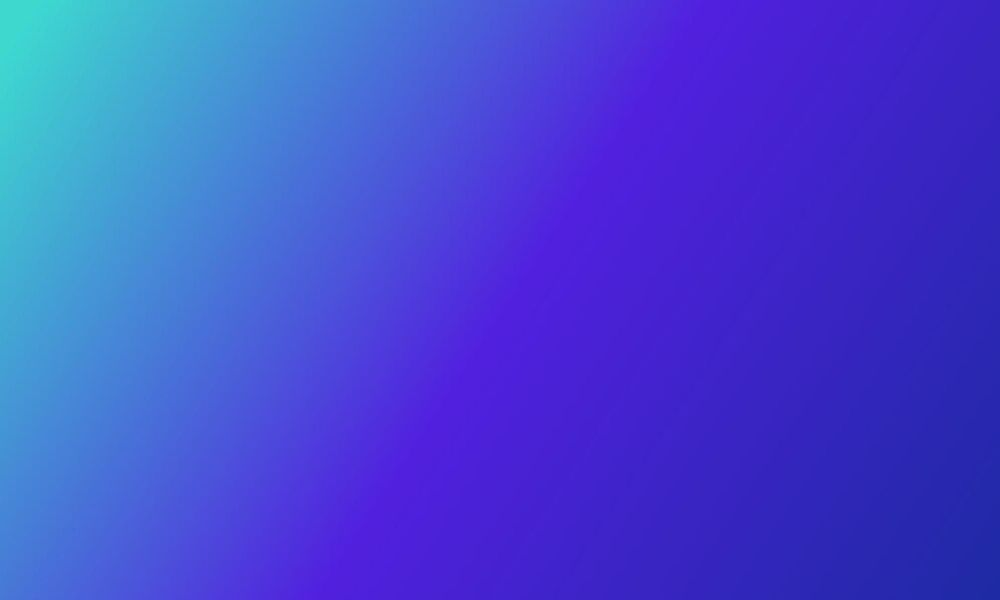
#> input picture cl_1.jpg, 1000 x 600 px
$ jupyter execute control_lectura1_JA.ipynb
#> lines starting #> are read from the running program, lines starting #| are printed output that depends on the picture
#### 1. Sección Teoría

1.1 ¿Para qué sirve ecualizar el histograma de una imagen?<br>
1.2 ¿Cuál es la diferencia entre el histograma original y el ecualizado?<br>
1.3 ¿Por qué no se debe ecualizar imágenes a color en los canales R, G y B por separado?<br>
1.4 Menciona dos espacios de color alternativos que permiten ecualizar luminancia sin afectar el color.<br>

Tu respuesta aqui

1.1 La ecualizacion del histrograma sirve para resaltar contraste de la imagen distrubuyendo sus frecuencias de manera uniforme

1.2 La diferencia entre el original y el ecualizado es de que si el original tiene picos muy por encima de la distribucion al ecualizarlo los picos se devaneceran y los aplanara

1.3 No se debe serpara por serarado debido a que puede cambiar los colores de manera irregulaer y no se aplanaran de la misma forma los 3 colores

1.4 YCbCR y HSV

#### 2. Sección Programación
2.1 Dada la siguiente imagen (en escala de grises) y su histograma ¿Esperas que la ecualización tenga mucho o poco efecto en esta imagen? Justifica. ¿Qué tipo de imagen se beneficia más de la ecualización?

[cell 1]
import numpy as np
import matplotlib.pyplot as plt
from PIL import Image

def mostrar(img, titulo):
    hist = np.histogram(img, bins=256, range=(0, 255))[0]
    fig, axs = plt.subplots(1, 2, figsize=(15, 4))

    axs[0].imshow(img, cmap='gray', vmin=0, vmax=255)
    axs[0].set_title(titulo)
    axs[0].axis('off')

    axs[1].plot(hist, color='black')
    axs[1].set_title("Histograma")
    axs[1].set_xlim(0, 255)

    plt.tight_layout()
    plt.show()

img1 = np.array(Image.open('./cl_1.jpg').convert('L'))
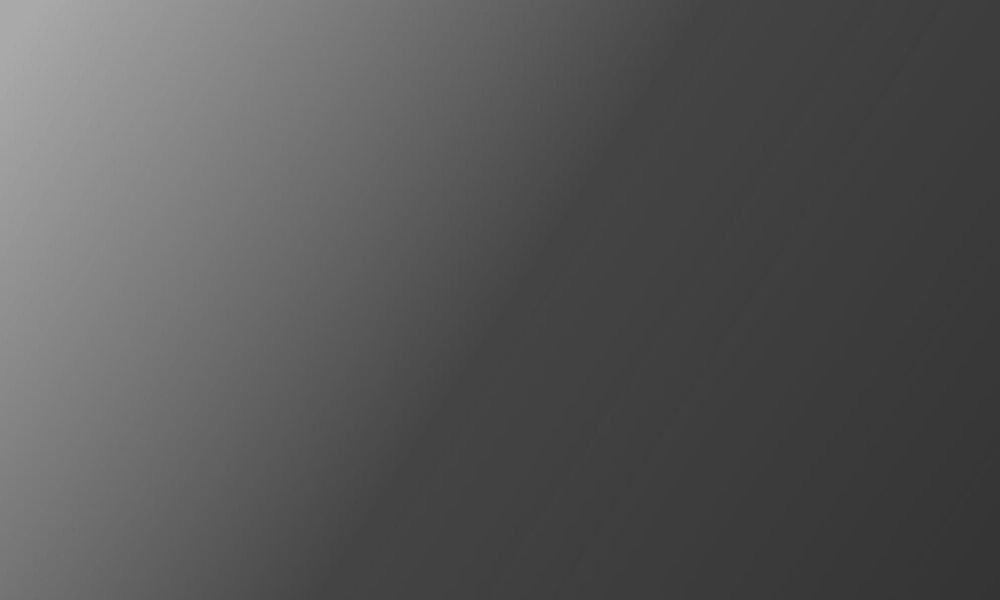
#> img1: shape (600, 1000); min 52, max 170, mean 86.1
mostrar(img1, "Degradado")
#> in mostrar, `hist = np.histogram(img, bins=256, range=(0, 255))[0]`: hist = 256 values, max 31496 at index 61, min 0 at index 0, mean 2343.8

[cell 2]
# --- Ecualizar ---
def ecualizar_histograma(canal):
    hist, _ = np.histogram(canal.flatten(), bins=256, range=[0,255])
    cdf = hist.cumsum()
#> cdf = 256 values from 0 to 600000
    cdf_masked = np.ma.masked_equal(cdf, 0)
    cdf_normalized = (cdf_masked - cdf_masked.min()) * 255 / (cdf_masked.max() - cdf_masked.min())
    cdf_final = np.ma.filled(cdf_normalized, 0).astype(np.uint8)
#> cdf_final = 256 values from 0 to 255
    return cdf_final[canal]
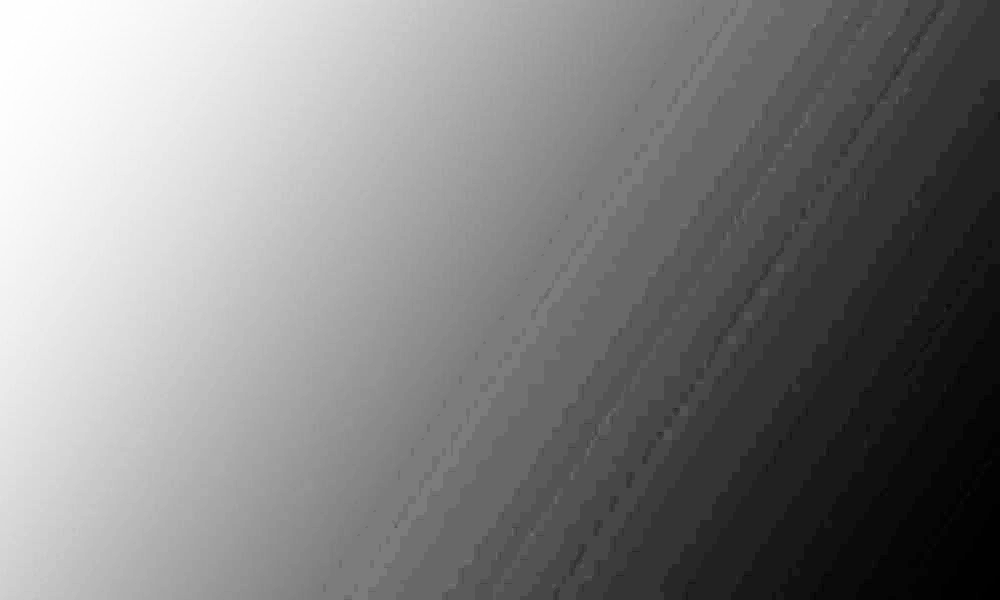
#> returned value: shape (600, 1000); min 0, max 255, mean 129.7

[cell 3]
img2_gray=np.array(img1)
img2_gray=ecualizar_histograma(img2_gray)
img2_gray_eq=Image.fromarray(img2_gray)
mostrar(img2_gray_eq,"Imagen 2 Original")

Respuesta aqui

La imagen analizada no se beneficia del proceso de ecualización, ya que no presenta características de bajo contraste ni zonas con niveles de intensidad significativamente oscuros. Además, carece de regiones de interés relevantes, y su distribución tonal muestra una degradación uniforme en dirección diagonal. Como se observa en la figura, la aplicación de la ecualización no mejora la calidad visual, sino que introduce un efecto adverso al aumentar el ruido percibido, sin aportar información adicional apreciable.

En contraste, las imágenes que realmente se benefician de la ecualización del histograma son aquellas con un rango dinámico limitado —ya sea por tener un contraste extremadamente bajo o alto—, donde los detalles no son fácilmente distinguibles a simple vista. En estos casos, la ecualización permite redistribuir los niveles de intensidad, mejorando la visibilidad de las estructuras presentes y facilitando un análisis visual más detallado.

##### 2.2 Usando la imagen suministrada (cl_2). Realiza lo siguiente:

2.2.1 Muestra la imagen original en escala de grises y su histograma.
2.2.2 Aplica ecualización de histograma en escala de grises.
2.2.3 Muestra la imagen ecualizada y su nuevo histograma.
2.2.4 Compara visualmente los resultados: ¿qué mejoró? ¿qué no?
2.2.5 Implementa la ecualización de histograma en la imagen a color (sobre el canal Y usando YCbCr o sobre el canal V usando HSV).

[cell 4]
def mostrar_rgb(img, titulo):
    img = np.array(img)
    r, g, b = img[:, :, 0], img[:, :, 1], img[:, :, 2]
    hist_r = np.histogram(r, bins=256, range=(0, 255))[0]
    hist_g = np.histogram(g, bins=256, range=(0, 255))[0]
    hist_b = np.histogram(b, bins=256, range=(0, 255))[0]
    fig, axs = plt.subplots(1, 2, figsize=(15, 4))

    axs[0].imshow(img, cmap='gray', vmin=0, vmax=255)
    axs[0].set_title(titulo)
    axs[0].axis('off')

    axs[1].plot(hist_r, color='red')
    axs[1].plot(hist_g, color='green')
    axs[1].plot(hist_b, color='blue')
    axs[1].set_title("Histograma")
    axs[1].set_xlim(0, 255)

    plt.tight_layout()
    plt.show()

[cell 5]
img2 = Image.open('./cl_2.jpg').convert('L')
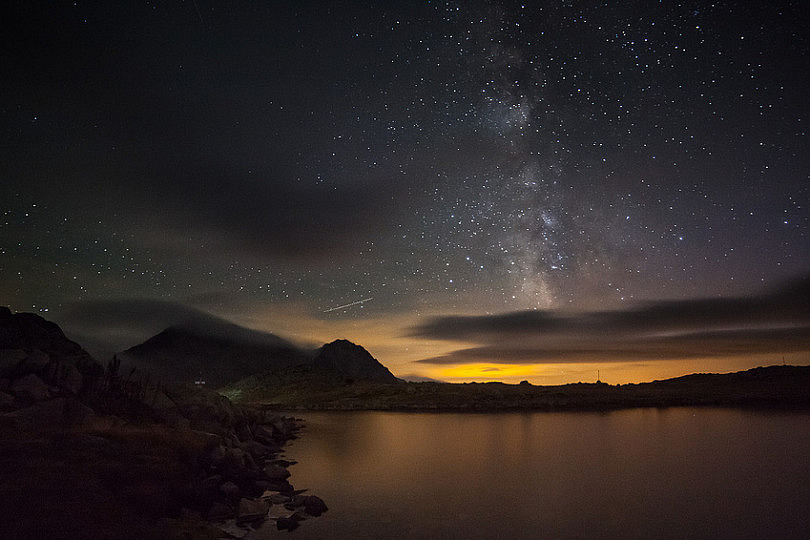
#> input picture cl_2.jpg, 810 x 540 px
mostrar(img2,"Imagen 2 Original")
#> call 3 of mostrar, with titulo = 'Imagen 2 Original'
#> in mostrar (call 3), `hist = np.histogram(img, bins=256, range=(0, 255))[0]`: hist = 256 values, max 9865 at index 23, min 0 at index 216, mean 1708.6
#> in mostrar (call 3), `plt.show()`:
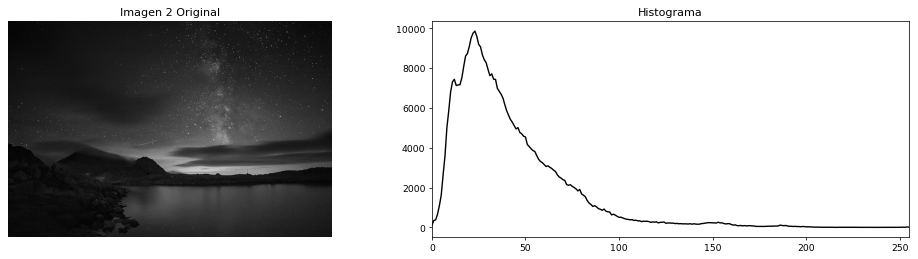
#> figure drawn by matplotlib, 2 panels; panel 2: curve peaks at x = 23, y = 9865
img2_gray=np.array(img2)
img2_gray=ecualizar_histograma(img2_gray)
#> in ecualizar_histograma (call 2), `cdf = hist.cumsum()`: cdf = 256 values from 105 to 437400
#> in ecualizar_histograma (call 2), `return cdf_final[canal]`:
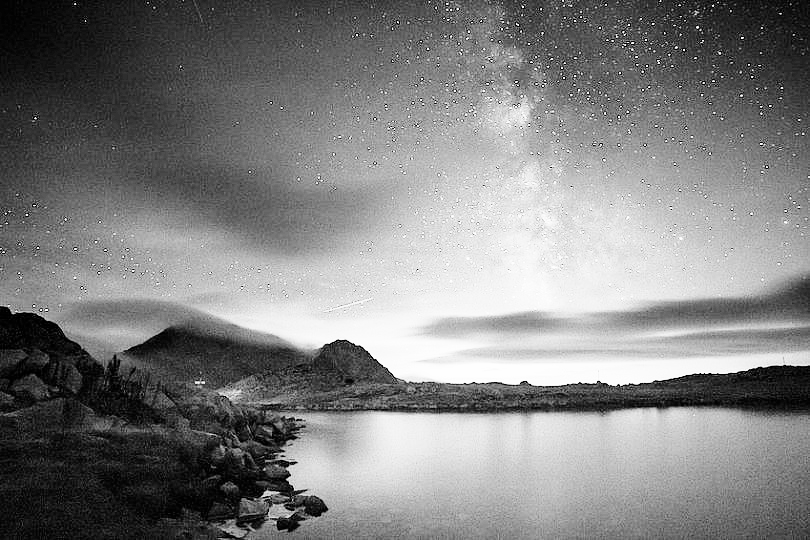
#> returned value: shape (540, 810); min 0, max 255, mean 128.7
img2_gray_eq=Image.fromarray(img2_gray)
mostrar(img2_gray_eq,"Imagen 2 Original")

2.2.4 Al comparar ambas imágenes, se observa una mejora significativa en los relieves de las montañas, que ahora presentan una mayor definición y claridad debido al incremento del contraste. Esta mejora también se traduce en una imagen general más iluminada, con bordes más marcados y detalles más perceptibles en las regiones terrestres.
No obstante, este mismo proceso de realce del contraste afectó negativamente a las regiones de bajo brillo, como el cielo estrellado. En particular, las estrellas perdieron intensidad y definición, lo que redujo su visibilidad y, en consecuencia, disminuyó la calidad visual de esa zona de la imagen.

[cell 6]
img2 = Image.open('./cl_2.jpg').convert('RGB')
#> img2 is the input picture: PIL image 810x540 RGB; mean R, G, B 46.7, 38.8, 37.2
mostrar_rgb(img2,"Imagen RGB")
#> in mostrar_rgb, `hist_r = np.histogram(r, bins=256, range=(0, 255))[0]`: hist_r = 256 values, max 11261 at index 19, min 26 at index 238, mean 1708.6
#> in mostrar_rgb, `hist_g = np.histogram(g, bins=256, range=(0, 255))[0]`: hist_g = 256 values, max 9831 at index 22, min 0 at index 232, mean 1708.6
#> in mostrar_rgb, `hist_b = np.histogram(b, bins=256, range=(0, 255))[0]`: hist_b = 256 values, max 11299 at index 30, min 0 at index 228, mean 1708.6
# --- Convertir imagen YCbCr  ---
img_ycbcr = img2.convert("YCbCr")
#> img_ycbcr: PIL image 810x540 YCbCr; mean of channels 0, 1, 2 40.5, 125.5, 131.7
y, cb, cr = img_ycbcr.split()
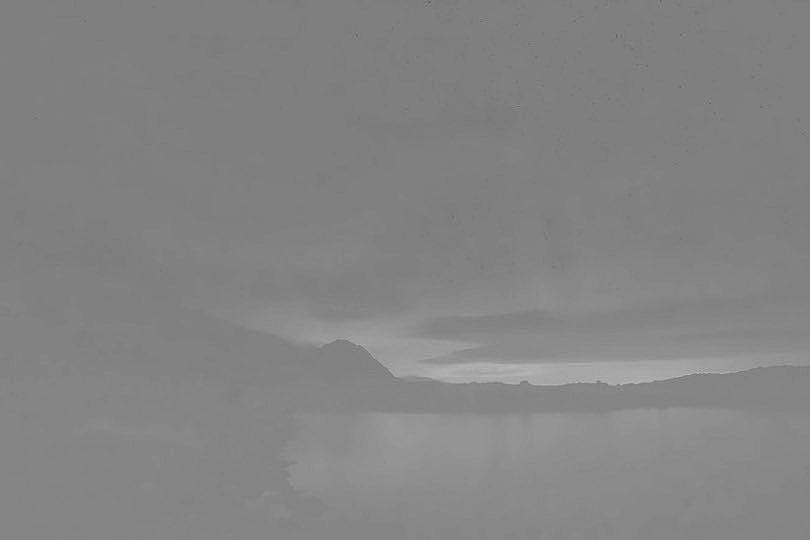
#> cr: PIL image 810x540 L; min 97, max 187, mean 131.7
# --- Ecualizar en Y ---
y_np = np.array(y)
y_eq = ecualizar_histograma(y_np)

# --- Recomponer imagen YCbCr y convertir a RGB ---
img_ycbcr_eq = Image.merge("YCbCr", (Image.fromarray(y_eq), cb, cr))
#> img_ycbcr_eq: PIL image 810x540 YCbCr; mean of channels 0, 1, 2 128.6, 125.5, 131.7
img_eq_rgb = img_ycbcr_eq.convert("RGB")
mostrar_rgb(img_eq_rgb,"Imagen RGB Ecualizada en YCbCr")
# --- Convertir imagen HSV  ---
img_ycbcr = img2.convert("HSV")
#> img_ycbcr: PIL image 810x540 HSV; mean H, S, V 119.2, 73.8, 49
h, s, v = img_ycbcr.split()
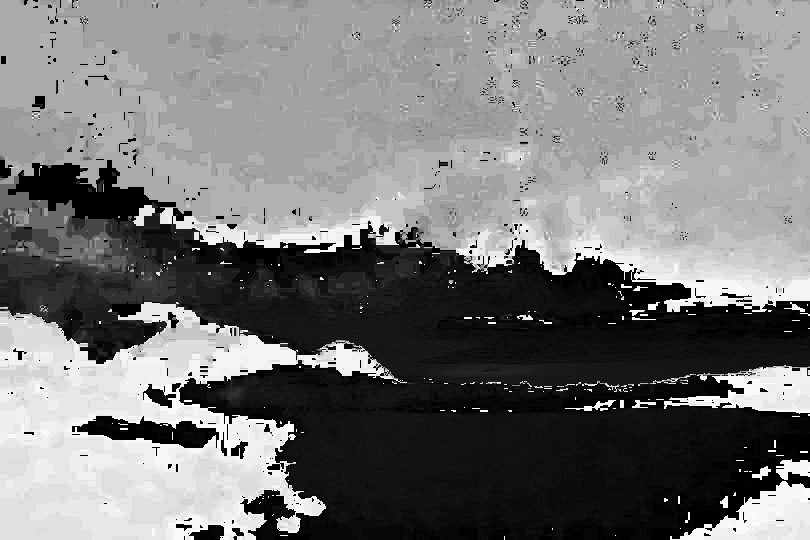
#> h: PIL image 810x540 L; min 0, max 253, mean 119.2
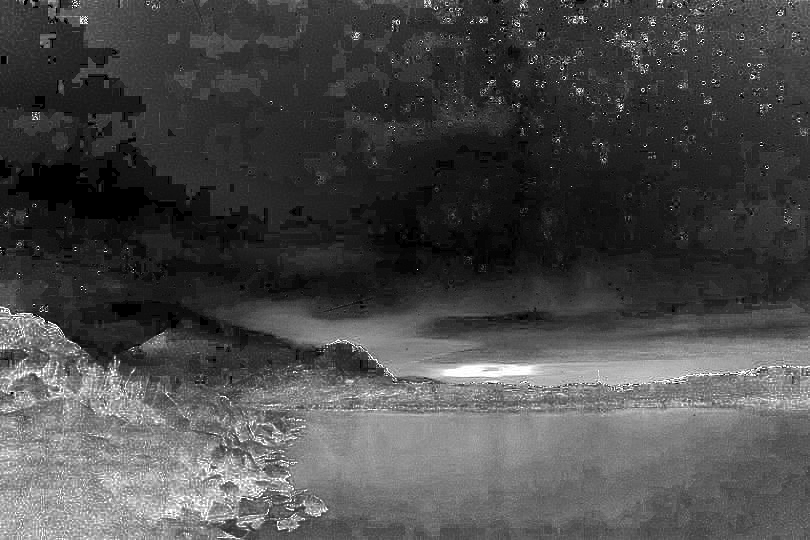
#> s: PIL image 810x540 L; min 0, max 255, mean 73.8
# --- Ecualizar en Y ---
v_np = np.array(v)
v_eq = ecualizar_histograma(v_np)

# --- Recomponer imagen HSV y convertir a RGB ---
img_hsv_eq = Image.merge("HSV", (h ,s, Image.fromarray(v_eq)))
#> img_hsv_eq: PIL image 810x540 HSV; mean H, S, V 119.2, 73.8, 128.6
img_eq_rgb = img_hsv_eq.convert("RGB")
mostrar_rgb(img_eq_rgb,"Imagen RGB Ecualizada en HSV")
#> call 3 of mostrar_rgb, with titulo = 'Imagen RGB Ecualizada en HSV'
#> in mostrar_rgb (call 3), `r, g, b = img[:, :, 0], img[:, :, 1], img[:, :, 2]`:
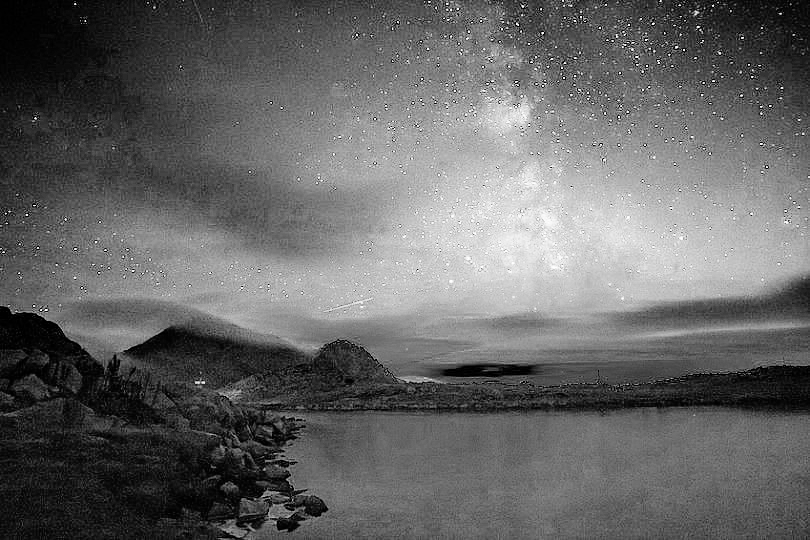
#> b: shape (540, 810); min 0, max 255, mean 101.6
#> in mostrar_rgb (call 3), `hist_r = np.histogram(r, bins=256, range=(0, 255))[0]`: hist_r = 256 values, max 6890 at index 32, min 54 at index 55, mean 1708.6
#> in mostrar_rgb (call 3), `hist_g = np.histogram(g, bins=256, range=(0, 255))[0]`: hist_g = 256 values, max 4860 at index 2, min 14 at index 254, mean 1708.6
#> in mostrar_rgb (call 3), `hist_b = np.histogram(b, bins=256, range=(0, 255))[0]`: hist_b = 256 values, max 8012 at index 101, min 45 at index 254, mean 1708.6
#> in mostrar_rgb (call 3), `plt.show()`:
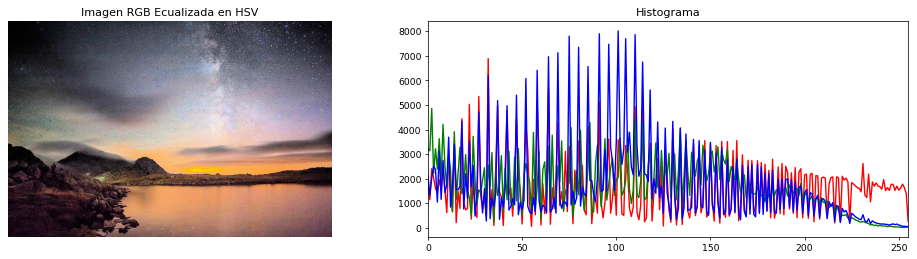
#> figure drawn by matplotlib, 2 panels; panel 2: curve peaks at x = 32, y = 6890; panel 2: curve peaks at x = 2, y = 4860; panel 2: curve peaks at x = 101, y = 8012
